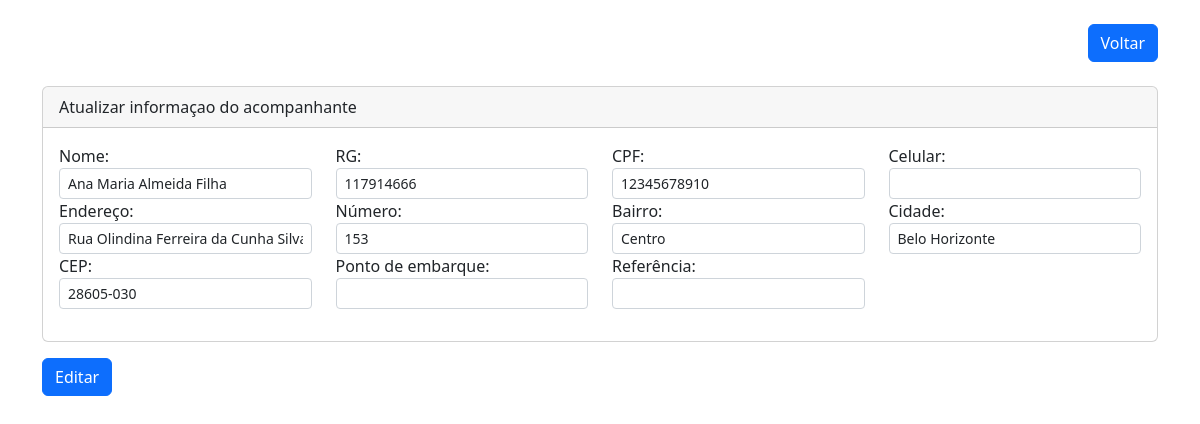
/App/views/user/AcompanhanteView/editarAcompanhante.php?id=10, run on the app's committed database.
### tables this page shows
CREATE TABLE IF NOT EXISTS `acompanhantes` (
  `id` int NOT NULL AUTO_INCREMENT,
  `nome` varchar(200) NOT NULL,
  `rg` varchar(20) NOT NULL,
  `cpf` varchar(20) NOT NULL,
  `endereco` varchar(200) NOT NULL,
  `numero` varchar(5) NOT NULL,
  `bairro` varchar(60) NOT NULL,
  `cidade` varchar(60) NOT NULL,
  `cep` varchar(10) NOT NULL,
  `celular` varchar(15) NOT NULL,
  `created` datetime NOT NULL,
  `modified` datetime DEFAULT NULL,
  PRIMARY KEY (`id`)
);

### App/controllers/Acompanhate/AcompanhanteEditarController.php (called while the page is built, shortened)
<?php
require_once (__DIR__ ."/../../models/AcompanhanteModel.php");
class editarAcompanhante
{
    private $editar;
    private $nome;
    private $rg;
    private $cpf;
    private $celular;
    private $endereco;
    private $numero;
    private $bairro;
    private $cidade;
    private $cep;
    public function __construct($id)
    {
        $this->editar = new Acompanhante();
        $this->criarFormulario($id);
    }
    public function criarFormulario($id)
    {
        $row = $this->editar->pesquisaAcompanhante($id);
        if ($row) {
            $this->nome = $row['nome'];
            $this->rg = $row['rg'];
            $this->cpf = $row['cpf'];
            $this->celular = $row['celular'];
            $this->endereco = $row['endereco'];
            $this->numero = $row['numero'];
            $this->bairro = $row['bairro'];
            $this->cidade = $row['cidade'];
            $this->cep = $row['cep'];
        }
    }
    public function getNome()
    {
        return $this->nome;
    }
    public function getRg()
    {
        return $this->rg;
    }
    public function getCpf()
    {
        return $this->cpf;
    }
    public function getCelular()
    {
        return $this->celular;
    }
    public function getEndereco()
    {
        return $this->endereco;
    }
    public function getNumero()
    {
        return $this->numero;
    }
    public function getBairro()
    {
        return $this->bairro;
    }
    public function getCidade()
    {
        return $this->cidade;
    }
    public function getCep()
    {
        return $this->cep;
    }
}
$id = filter_input(INPUT_GET,'id');
     $editaAcompanhante = new EditarAcompanhante($id);
?>

### App/config/conexao.php (called while the page is built, shortened)
<?php
class Banco
{
    protected $mysqli;
    private function conexao($servidor, $usuario, $senha, $banco)
    {
        try {
            $this->mysqli = new mysqli($servidor, $usuario, $senha, $banco);
        } catch (Exception $e) {
            die($e->getMessage());
        }
    }
    public function getConexao()
    {
        return $this->mysqli;
    }
}
?>

### App/models/AcompanhanteModel.php (called while the page is built, shortened)
<?php
require_once (__DIR__ ."/../dao/AcompanhanteDAO.php");
class Acompanhante extends Banco
{
    private $acompanhanteDAO;
    public function __construct()
    {
        $this->acompanhanteDAO = new AcompanhanteDAO();
    }
    public function pesquisaAcompanhante($id){
        return $this->acompanhanteDAO->localizarAcompanhante($id);
    }
}

### App/dao/AcompanhanteDAO.php (called while the page is built, shortened)
<?php
require_once(__DIR__ . "/../config/conexao.php");
class AcompanhanteDAO
{
    protected $conexao;
    public function __construct()
    {
        $this->conexao = new Banco();
    }
    public function localizarAcompanhante($id)
    {
        try {
            $stmt = $this->conexao->getConexao()->prepare("SELECT * FROM acompanhantes WHERE id=?");
            $stmt->bind_param("i", $id);
            $stmt->execute();
            $result = $stmt->get_result();
            return $result->fetch_array(MYSQLI_ASSOC);
        } catch (Exception $e) {
            echo "Erro ao localizar acompanhante: " . $e->getMessage();
            return null;
        }
    }
}
?>

### App/views/user/AcompanhanteView/editarAcompanhante.php (the view, shortened to what this page needs)
<!DOCTYPE html>
<html lang="en">
<head>
    <link rel="stylesheet" href="https://cdn.jsdelivr.net/npm/bootstrap@5.2.2/dist/css/bootstrap.min.css"
>
</head>
<body>
<?php require_once("../../../controllers/Acompanhate/AcompanhanteEditarController.php"); ?>
<div class="container">
    <header class="d-flex justify-content-between- my-4">
        <div class="ms-auto">
            <a href="indexAcompanhante.php" class="btn btn-primary">Voltar</a>
        </div>
    </header>
    <form action=" " method="post" enctype="multipart/form-data">
        <div class="card">
            <div class="card-header">Atualizar informaçao do acompanhante</div>
            <div class="card-body">
                <div class="row mb-3">
                    <div class="col-md-3">
                        <label>Nome:</label>
                        <input type="text" class="form-control form-control-sm" name="nome"
                               value="<?php echo !empty($editaAcompanhante->getNome()) ? $editaAcompanhante->getNome() : ''; ?>">
                    </div>
                    <div class="col-md-3">
                        <label>RG:</label>
                        <input type="text" class="form-control form-control-sm" name="rg"
                               value="<?php echo !empty($editaAcompanhante->getRg()) ? $editaAcompanhante->getRg() : ''; ?>">
                    </div>
                    <div class="col-md-3">
                        <label>CPF:</label>
                        <input type="text" class="form-control form-control-sm" name="cpf"
                               value="<?php echo !empty($editaAcompanhante->getCpf()) ? $editaAcompanhante->getCpf() : ''; ?>">
                    </div>
                    <div class="col-md-3">
                        <label>Celular:</label>
                        <input type="text" class="form-control form-control-sm" name="celular"
                               value="<?php echo !empty($editaAcompanhante->getCelular()) ? $editaAcompanhante->getCelular() : ''; ?>">
                    </div>
                    <div class="col-md-3">
                        <label>Endereço:</label>
                        <input type="text" class="form-control form-control-sm" name="endereco"
                               value="<?php echo !empty($editaAcompanhante->getEndereco()) ? $editaAcompanhante->getEndereco() : ''; ?>">
                    </div>
                    <div class="col-md-3">
                        <label>Número:</label>
                        <input type="text" class="form-control form-control-sm" name="numero"
                               value="<?php echo !empty($editaAcompanhante->getNumero()) ? $editaAcompanhante->getNumero(): ''; ?>">
                    </div>
                    <div class="col-md-3">
                        <label>Bairro:</label>
                        <input type="text" class="form-control form-control-sm" name="bairro"
                               value="<?php echo !empty($editaAcompanhante->getBairro()) ? $editaAcompanhante->getBairro(): ''; ?>">
                    </div>
                    <div class="col-md-3">
                        <label>Cidade:</label>
                        <input type="text" class="form-control form-control-sm" name="cidade"
                               value="<?php echo !empty($editaAcompanhante->getCidade()) ? $editaAcompanhante->getCidade(): ''; ?>">
                    </div>
                    <div class="col-md-3">
                        <label>CEP:</label>
                        <input type="text" class="form-control form-control-sm" name="cep"
                               value="<?php echo !empty($editaAcompanhante->getCep()) ? $editaAcompanhante->getCep(): ''; ?>">
                    </div>
                    <div class="col-md-3">
                        <label>Ponto de embarque:</label>
                        <input type="text" class="form-control form-control-sm" name=" "
                               value="">
                    </div>
                    <div class="col-md-3">
                        <label>Referência:</label>
                        <input type="text" class="form-control form-control-sm" name=" "
                               value="">
                    </div>
                </div>
            </div>
            </div>
            <div class="mt-3">
                <button type="submit" class="btn btn-primary" id="editarAcompanhante" name="submit" value="editarAcompanhante">Editar</button>
            </div>
    </form>
</div>
</body>
</html>

### data on the page
acompanhantes: nome "Ana Maria Almeida Filha", rg "117914666", cpf "12345678910", endereco "Rua Olindina Ferreira da Cunha Silva", numero "153", bairro "Centro", cidade "Belo Horizonte", cep "28605-030"
